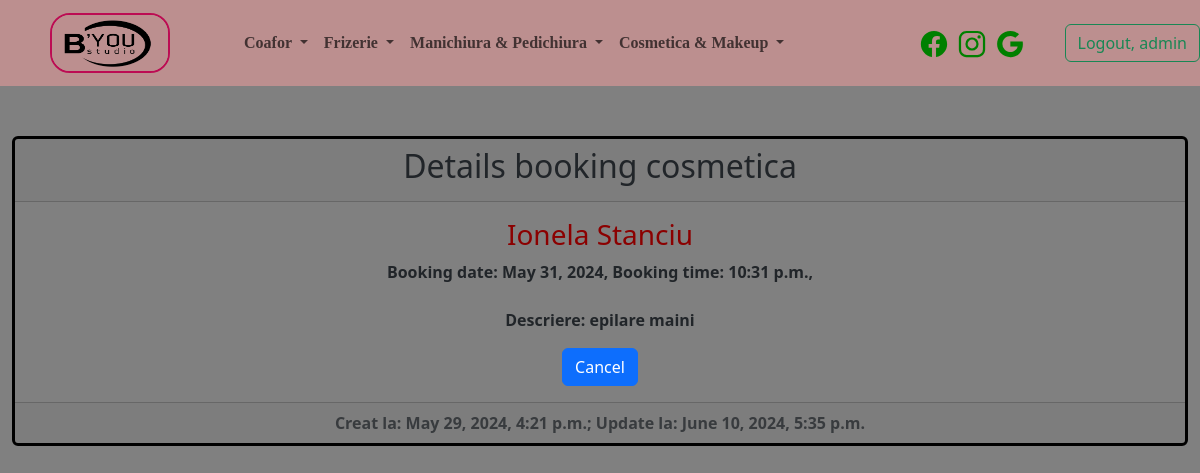
Page /detail_booking_cosmetica/1/ (signed in) on the earlier database version.
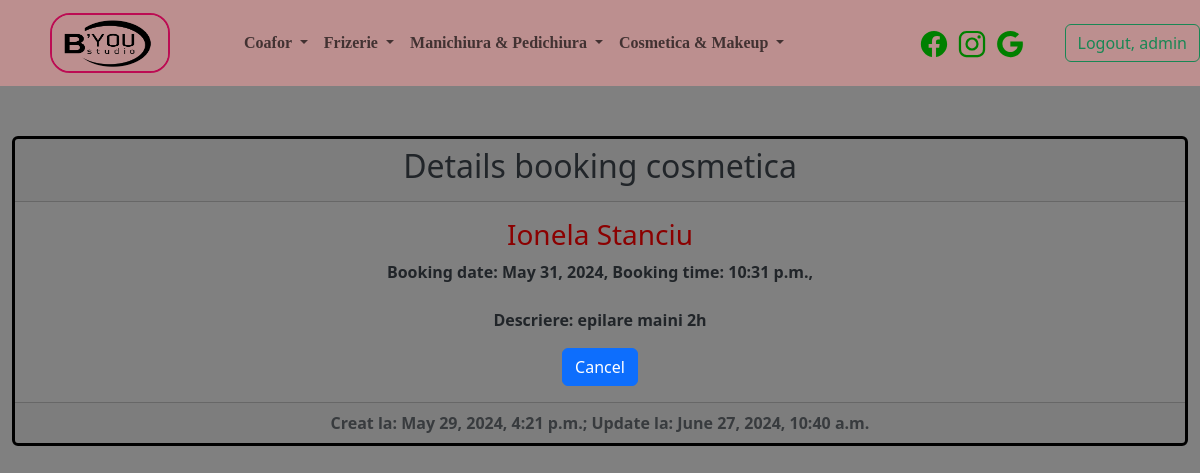
Same page on the later database version.
### cosmetica/models.py (models this page shows, shortened)
class Cosmetica(models.Model):
    full_name = models.CharField(max_length=40)
    booking_date = models.DateField()
    booking_time = models.TimeField()
    notes = models.TextField(max_length=400)
    created_at = models.DateTimeField(auto_now_add=True)
    updated_at = models.DateTimeField(auto_now=True)

### cosmetica/views.py (the view)
# urls.py: path('detail_booking_cosmetica/<int:pk>/', views.CosmeticaDetailView.as_view(), name='detail_booking_cosmetica'),
class CosmeticaDetailView(LoginRequiredMixin, DetailView):
    template_name = 'cosmetica/details_booking_cosmetica.html'
    model = Cosmetica
    def get_queryset(self):
        return Cosmetica.objects.all()

### templates/cosmetica/details_booking_cosmetica.html (shortened to what this page needs)
{% extends 'base.html' %}
{% block content %}
    <div class="container-fluid">
        <div class="card text-center">
            <div class="card-header">
                <h2>Details booking cosmetica</h2>
            </div>
            <div class="card-body">
                <h3 class="card-title">{{ cosmetica.full_name }}</h3>
                <p class="card-text">Booking date: {{ cosmetica.booking_date }}, Booking time: {{ cosmetica.booking_time }},<br/>
                    <br>
                Descriere: {{ cosmetica.notes  }}</p>
                <a href="{% url 'list_cosmetica' %}" class="btn btn-primary">Cancel</a>
            </div>
            <div class="card-footer text-body-secondary">
                Creat la: {{ cosmetica.created_at }}; Update la: {{ cosmetica.updated_at }}
            </div>
        </div>
    </div>
{% endblock %}

Differences in the rows shown:
changed Cosmetica "Ionela Stanciu": notes "epilare maini" → "epilare maini 2h"; updated_at "June 10, 2024, 5:35 p.m." → "June 27, 2024, 10:40 a.m."
